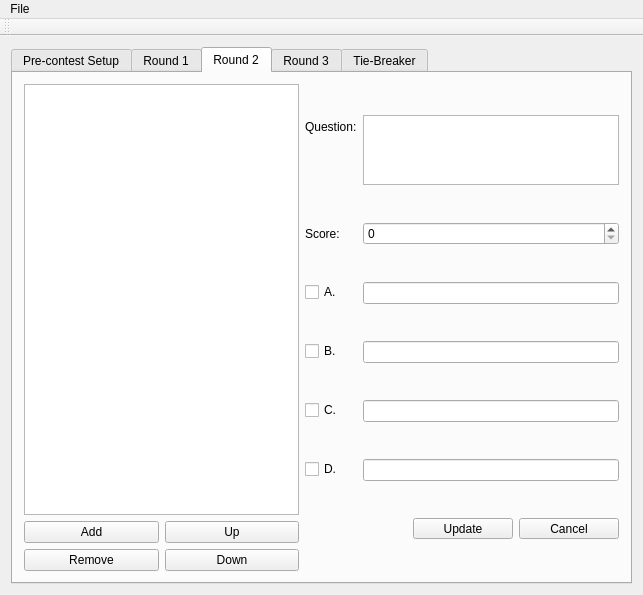
<?xml version="1.0" encoding="UTF-8"?>
<ui version="4.0">
 <class>q_editor</class>
 <widget class="QMainWindow" name="q_editor">
  <property name="geometry">
   <rect>
    <x>0</x>
    <y>0</y>
    <width>643</width>
    <height>595</height>
   </rect>
  </property>
  <property name="windowTitle">
   <string>Question Editor</string>
  </property>
  <widget class="QWidget" name="centralWidget">
   <layout class="QGridLayout" name="gridLayout_3">
    <item row="0" column="0">
     <widget class="QTabWidget" name="tabWidget">
      <property name="currentIndex">
       <number>2</number>
      </property>
      <widget class="QWidget" name="tab">
       <attribute name="title">
        <string>Pre-contest Setup</string>
       </attribute>
       <layout class="QGridLayout" name="gridLayout_10">
        <item row="0" column="0">
         <layout class="QVBoxLayout" name="verticalLayout_5">
          <item>
           <spacer name="verticalSpacer_2">
            <property name="orientation">
             <enum>Qt::Vertical</enum>
            </property>
            <property name="sizeHint" stdset="0">
             <size>
              <width>20</width>
              <height>40</height>
             </size>
            </property>
           </spacer>
          </item>
          <item>
           <widget class="QLabel" name="label_11">
            <property name="text">
             <string>Welcome Message</string>
            </property>
            <property name="alignment">
             <set>Qt::AlignHCenter|Qt::AlignTop</set>
            </property>
           </widget>
          </item>
          <item>
           <widget class="QPlainTextEdit" name="textarea_welcome"/>
          </item>
          <item>
           <layout class="QHBoxLayout" name="horizontalLayout_2">
            <item>
             <widget class="QLabel" name="label_12">
              <property name="text">
               <string>Round 1 Duration:</string>
              </property>
             </widget>
            </item>
            <item>
             <widget class="QSpinBox" name="spinBox_7">
              <property name="maximum">
               <number>3600</number>
              </property>
             </widget>
            </item>
            <item>
             <widget class="QLabel" name="label_14">
              <property name="text">
               <string>Round 3 Duration:</string>
              </property>
             </widget>
            </item>
            <item>
             <widget class="QSpinBox" name="spinBox_9">
              <property name="maximum">
               <number>3600</number>
              </property>
             </widget>
            </item>
           </layout>
          </item>
          <item>
           <layout class="QHBoxLayout" name="horizontalLayout_7">
            <item>
             <widget class="QLabel" name="label_13">
              <property name="text">
               <string>Round 2 Duration:</string>
              </property>
             </widget>
            </item>
            <item>
             <widget class="QSpinBox" name="spinBox_8">
              <property name="maximum">
               <number>3600</number>
              </property>
             </widget>
            </item>
            <item>
             <widget class="QLabel" name="label_15">
              <property name="text">
               <string>Tie-Breaker Duration:</string>
              </property>
             </widget>
            </item>
            <item>
             <widget class="QSpinBox" name="spinBox_10">
              <property name="maximum">
               <number>3600</number>
              </property>
             </widget>
            </item>
           </layout>
          </item>
          <item>
           <layout class="QHBoxLayout" name="horizontalLayout">
            <item>
             <widget class="QToolButton" name="toolButton_9">
              <property name="minimumSize">
               <size>
                <width>100</width>
                <height>0</height>
               </size>
              </property>
              <property name="text">
               <string>Update</string>
              </property>
             </widget>
            </item>
            <item>
             <widget class="QToolButton" name="toolButton_10">
              <property name="minimumSize">
               <size>
                <width>100</width>
                <height>0</height>
               </size>
              </property>
              <property name="text">
               <string>Cancel</string>
              </property>
             </widget>
            </item>
           </layout>
          </item>
         </layout>
        </item>
        <item row="1" column="0">
         <spacer name="verticalSpacer">
          <property name="orientation">
           <enum>Qt::Vertical</enum>
          </property>
          <property name="sizeHint" stdset="0">
           <size>
            <width>20</width>
            <height>40</height>
           </size>
          </property>
         </spacer>
        </item>
       </layout>
      </widget>
      <widget class="QWidget" name="firstRound">
       <attribute name="title">
        <string>Round 1</string>
       </attribute>
       <layout class="QGridLayout" name="gridLayout_2">
        <item row="0" column="0">
         <layout class="QVBoxLayout" name="verticalLayout">
          <item>
           <widget class="QListView" name="list_r1">
            <property name="maximumSize">
             <size>
              <width>300</width>
              <height>16777215</height>
             </size>
            </property>
           </widget>
          </item>
          <item>
           <layout class="QGridLayout" name="gridLayout">
            <item row="0" column="0">
             <widget class="QPushButton" name="button_addq_r1">
              <property name="text">
               <string>Add</string>
              </property>
             </widget>
            </item>
            <item row="0" column="1">
             <widget class="QPushButton" name="pushButton_3">
              <property name="text">
               <string>Up</string>
              </property>
             </widget>
            </item>
            <item row="1" column="0">
             <widget class="QPushButton" name="pushButton_2">
              <property name="text">
               <string>Remove</string>
              </property>
             </widget>
            </item>
            <item row="1" column="1">
             <widget class="QPushButton" name="pushButton_4">
              <property name="text">
               <string>Down</string>
              </property>
             </widget>
            </item>
           </layout>
          </item>
         </layout>
        </item>
        <item row="0" column="1">
         <layout class="QFormLayout" name="formLayout">
          <property name="fieldGrowthPolicy">
           <enum>QFormLayout::ExpandingFieldsGrow</enum>
          </property>
          <item row="0" column="0">
           <widget class="QLabel" name="label">
            <property name="minimumSize">
             <size>
              <width>0</width>
              <height>0</height>
             </size>
            </property>
            <property name="text">
             <string>Question:</string>
            </property>
            <property name="buddy">
             <cstring>question1_text</cstring>
            </property>
           </widget>
          </item>
          <item row="0" column="1">
           <widget class="QPlainTextEdit" name="question1_text">
            <property name="maximumSize">
             <size>
              <width>16777215</width>
              <height>70</height>
             </size>
            </property>
           </widget>
          </item>
          <item row="2" column="0">
           <widget class="QRadioButton" name="radioButton">
            <property name="text">
             <string>A.</string>
            </property>
           </widget>
          </item>
          <item row="2" column="1">
           <widget class="QLineEdit" name="question1_a"/>
          </item>
          <item row="3" column="0">
           <widget class="QRadioButton" name="radioButton_2">
            <property name="text">
             <string>B.</string>
            </property>
           </widget>
          </item>
          <item row="3" column="1">
           <widget class="QLineEdit" name="lineEdit_2">
            <property name="text">
             <string/>
            </property>
           </widget>
          </item>
          <item row="4" column="0">
           <widget class="QRadioButton" name="radioButton_4">
            <property name="text">
             <string>C.</string>
            </property>
           </widget>
          </item>
          <item row="4" column="1">
           <widget class="QLineEdit" name="lineEdit_3"/>
          </item>
          <item row="5" column="0">
           <widget class="QRadioButton" name="radioButton_5">
            <property name="text">
             <string>D.</string>
            </property>
           </widget>
          </item>
          <item row="5" column="1">
           <widget class="QLineEdit" name="lineEdit_4"/>
          </item>
          <item row="6" column="1">
           <layout class="QHBoxLayout" name="horizontalLayout_3">
            <item>
             <spacer name="horizontalSpacer">
              <property name="orientation">
               <enum>Qt::Horizontal</enum>
              </property>
              <property name="sizeHint" stdset="0">
               <size>
                <width>40</width>
                <height>20</height>
               </size>
              </property>
             </spacer>
            </item>
            <item>
             <widget class="QToolButton" name="toolButton">
              <property name="minimumSize">
               <size>
                <width>100</width>
                <height>0</height>
               </size>
              </property>
              <property name="layoutDirection">
               <enum>Qt::RightToLeft</enum>
              </property>
              <property name="text">
               <string>Update</string>
              </property>
             </widget>
            </item>
            <item>
             <widget class="QToolButton" name="toolButton_2">
              <property name="minimumSize">
               <size>
                <width>100</width>
                <height>0</height>
               </size>
              </property>
              <property name="layoutDirection">
               <enum>Qt::RightToLeft</enum>
              </property>
              <property name="text">
               <string>Cancel</string>
              </property>
             </widget>
            </item>
           </layout>
          </item>
          <item row="1" column="1">
           <widget class="QSpinBox" name="question1_score">
            <property name="sizePolicy">
             <sizepolicy hsizetype="Expanding" vsizetype="Fixed">
              <horstretch>0</horstretch>
              <verstretch>0</verstretch>
             </sizepolicy>
            </property>
           </widget>
          </item>
          <item row="1" column="0">
           <widget class="QLabel" name="label_7">
            <property name="text">
             <string>Score:</string>
            </property>
            <property name="buddy">
             <cstring>question1_score</cstring>
            </property>
           </widget>
          </item>
         </layout>
        </item>
       </layout>
      </widget>
      <widget class="QWidget" name="secondRound">
       <attribute name="title">
        <string>Round 2</string>
       </attribute>
       <layout class="QGridLayout" name="gridLayout_5">
        <item row="0" column="0">
         <layout class="QVBoxLayout" name="verticalLayout_2">
          <item>
           <widget class="QListView" name="list_r2">
            <property name="maximumSize">
             <size>
              <width>300</width>
              <height>16777215</height>
             </size>
            </property>
           </widget>
          </item>
          <item>
           <layout class="QGridLayout" name="gridLayout_4">
            <item row="0" column="0">
             <widget class="QPushButton" name="button_addq_r2">
              <property name="text">
               <string>Add</string>
              </property>
             </widget>
            </item>
            <item row="0" column="1">
             <widget class="QPushButton" name="pushButton_6">
              <property name="text">
               <string>Up</string>
              </property>
             </widget>
            </item>
            <item row="1" column="0">
             <widget class="QPushButton" name="pushButton_7">
              <property name="text">
               <string>Remove</string>
              </property>
             </widget>
            </item>
            <item row="1" column="1">
             <widget class="QPushButton" name="pushButton_8">
              <property name="text">
               <string>Down</string>
              </property>
             </widget>
            </item>
           </layout>
          </item>
         </layout>
        </item>
        <item row="0" column="1">
         <layout class="QFormLayout" name="formLayout_2">
          <property name="fieldGrowthPolicy">
           <enum>QFormLayout::ExpandingFieldsGrow</enum>
          </property>
          <item row="0" column="0">
           <widget class="QLabel" name="label_2">
            <property name="text">
             <string>Question:</string>
            </property>
            <property name="buddy">
             <cstring>question_r2_text</cstring>
            </property>
           </widget>
          </item>
          <item row="0" column="1">
           <widget class="QPlainTextEdit" name="question_r2_text">
            <property name="maximumSize">
             <size>
              <width>16777215</width>
              <height>70</height>
             </size>
            </property>
           </widget>
          </item>
          <item row="1" column="0">
           <widget class="QLabel" name="label_10">
            <property name="text">
             <string>Score:</string>
            </property>
            <property name="buddy">
             <cstring>spinBox_4</cstring>
            </property>
           </widget>
          </item>
          <item row="1" column="1">
           <widget class="QSpinBox" name="spinBox_4">
            <property name="sizePolicy">
             <sizepolicy hsizetype="Expanding" vsizetype="Fixed">
              <horstretch>0</horstretch>
              <verstretch>0</verstretch>
             </sizepolicy>
            </property>
            <property name="maximum">
             <number>10</number>
            </property>
           </widget>
          </item>
          <item row="2" column="0">
           <widget class="QCheckBox" name="checkBox">
            <property name="text">
             <string>A.</string>
            </property>
           </widget>
          </item>
          <item row="2" column="1">
           <widget class="QLineEdit" name="question_r2_a"/>
          </item>
          <item row="3" column="0">
           <widget class="QCheckBox" name="checkBox_2">
            <property name="text">
             <string>B.</string>
            </property>
           </widget>
          </item>
          <item row="3" column="1">
           <widget class="QLineEdit" name="question_r2_b"/>
          </item>
          <item row="4" column="0">
           <widget class="QCheckBox" name="checkBox_3">
            <property name="text">
             <string>C.</string>
            </property>
           </widget>
          </item>
          <item row="4" column="1">
           <widget class="QLineEdit" name="lineEdit_7"/>
          </item>
          <item row="5" column="0">
           <widget class="QCheckBox" name="checkBox_4">
            <property name="text">
             <string>D.</string>
            </property>
           </widget>
          </item>
          <item row="5" column="1">
           <widget class="QLineEdit" name="lineEdit_8"/>
          </item>
          <item row="6" column="1">
           <layout class="QHBoxLayout" name="horizontalLayout_4">
            <item>
             <spacer name="horizontalSpacer_2">
              <property name="orientation">
               <enum>Qt::Horizontal</enum>
              </property>
              <property name="sizeHint" stdset="0">
               <size>
                <width>40</width>
                <height>20</height>
               </size>
              </property>
             </spacer>
            </item>
            <item>
             <widget class="QToolButton" name="toolButton_3">
              <property name="minimumSize">
               <size>
                <width>100</width>
                <height>0</height>
               </size>
              </property>
              <property name="layoutDirection">
               <enum>Qt::RightToLeft</enum>
              </property>
              <property name="text">
               <string>Update</string>
              </property>
             </widget>
            </item>
            <item>
             <widget class="QToolButton" name="toolButton_4">
              <property name="minimumSize">
               <size>
                <width>100</width>
                <height>0</height>
               </size>
              </property>
              <property name="layoutDirection">
               <enum>Qt::RightToLeft</enum>
              </property>
              <property name="text">
               <string>Cancel</string>
              </property>
             </widget>
            </item>
           </layout>
          </item>
         </layout>
        </item>
       </layout>
      </widget>
      <widget class="QWidget" name="thirdRound">
       <attribute name="title">
        <string>Round 3</string>
       </attribute>
       <layout class="QGridLayout" name="gridLayout_7">
        <item row="0" column="0">
         <layout class="QVBoxLayout" name="verticalLayout_3">
          <item>
           <widget class="QListView" name="listView_3">
            <property name="maximumSize">
             <size>
              <width>300</width>
              <height>16777215</height>
             </size>
            </property>
           </widget>
          </item>
          <item>
           <layout class="QGridLayout" name="gridLayout_6">
            <item row="0" column="0">
             <widget class="QPushButton" name="pushButton_9">
              <property name="text">
               <string>Add</string>
              </property>
             </widget>
            </item>
            <item row="0" column="1">
             <widget class="QPushButton" name="pushButton_10">
              <property name="text">
               <string>Up</string>
              </property>
             </widget>
            </item>
            <item row="1" column="0">
             <widget class="QPushButton" name="pushButton_11">
              <property name="text">
               <string>Remove</string>
              </property>
             </widget>
            </item>
            <item row="1" column="1">
             <widget class="QPushButton" name="pushButton_12">
              <property name="text">
               <string>Down</string>
              </property>
             </widget>
            </item>
           </layout>
          </item>
         </layout>
        </item>
        <item row="0" column="1">
         <layout class="QFormLayout" name="formLayout_3">
          <property name="fieldGrowthPolicy">
           <enum>QFormLayout::ExpandingFieldsGrow</enum>
          </property>
          <item row="0" column="0">
           <widget class="QLabel" name="label_3">
            <property name="text">
             <string>Question:</string>
            </property>
            <property name="buddy">
             <cstring>plainTextEdit_3</cstring>
            </property>
           </widget>
          </item>
          <item row="0" column="1">
           <widget class="QPlainTextEdit" name="plainTextEdit_3">
            <property name="maximumSize">
             <size>
              <width>16777215</width>
              <height>70</height>
             </size>
            </property>
           </widget>
          </item>
          <item row="1" column="1">
           <widget class="QSpinBox" name="spinBox_5">
            <property name="sizePolicy">
             <sizepolicy hsizetype="Expanding" vsizetype="Fixed">
              <horstretch>0</horstretch>
              <verstretch>0</verstretch>
             </sizepolicy>
            </property>
            <property name="maximum">
             <number>10</number>
            </property>
           </widget>
          </item>
          <item row="2" column="0">
           <widget class="QLabel" name="label_4">
            <property name="text">
             <string>Time Limit:</string>
            </property>
            <property name="buddy">
             <cstring>spinBox</cstring>
            </property>
           </widget>
          </item>
          <item row="2" column="1">
           <widget class="QSpinBox" name="spinBox">
            <property name="sizePolicy">
             <sizepolicy hsizetype="Expanding" vsizetype="Maximum">
              <horstretch>0</horstretch>
              <verstretch>0</verstretch>
             </sizepolicy>
            </property>
            <property name="maximum">
             <number>300</number>
            </property>
           </widget>
          </item>
          <item row="3" column="0">
           <widget class="QCheckBox" name="checkBox_5">
            <property name="text">
             <string>A.</string>
            </property>
           </widget>
          </item>
          <item row="3" column="1">
           <widget class="QLineEdit" name="lineEdit_9"/>
          </item>
          <item row="4" column="0">
           <widget class="QCheckBox" name="checkBox_6">
            <property name="text">
             <string>B.</string>
            </property>
           </widget>
          </item>
          <item row="4" column="1">
           <widget class="QLineEdit" name="lineEdit_10"/>
          </item>
          <item row="5" column="0">
           <widget class="QCheckBox" name="checkBox_7">
            <property name="text">
             <string>C.</string>
            </property>
           </widget>
          </item>
          <item row="5" column="1">
           <widget class="QLineEdit" name="lineEdit_11"/>
          </item>
          <item row="6" column="0">
           <widget class="QCheckBox" name="checkBox_8">
            <property name="text">
             <string>D.</string>
            </property>
           </widget>
          </item>
          <item row="6" column="1">
           <widget class="QLineEdit" name="lineEdit_12"/>
          </item>
          <item row="7" column="0">
           <widget class="QCheckBox" name="checkBox_9">
            <property name="text">
             <string>E.</string>
            </property>
           </widget>
          </item>
          <item row="7" column="1">
           <widget class="QLineEdit" name="lineEdit_13"/>
          </item>
          <item row="8" column="1">
           <layout class="QHBoxLayout" name="horizontalLayout_5">
            <item>
             <spacer name="horizontalSpacer_3">
              <property name="orientation">
               <enum>Qt::Horizontal</enum>
              </property>
              <property name="sizeHint" stdset="0">
               <size>
                <width>40</width>
                <height>20</height>
               </size>
              </property>
             </spacer>
            </item>
            <item>
             <widget class="QToolButton" name="toolButton_5">
              <property name="minimumSize">
               <size>
                <width>100</width>
                <height>0</height>
               </size>
              </property>
              <property name="layoutDirection">
               <enum>Qt::RightToLeft</enum>
              </property>
              <property name="text">
               <string>Update</string>
              </property>
             </widget>
            </item>
            <item>
             <widget class="QToolButton" name="toolButton_6">
              <property name="minimumSize">
               <size>
                <width>100</width>
                <height>0</height>
               </size>
              </property>
              <property name="layoutDirection">
               <enum>Qt::RightToLeft</enum>
              </property>
              <property name="text">
               <string>Cancel</string>
              </property>
             </widget>
            </item>
           </layout>
          </item>
          <item row="1" column="0">
           <widget class="QLabel" name="label_9">
            <property name="text">
             <string>Score:</string>
            </property>
            <property name="buddy">
             <cstring>spinBox_5</cstring>
            </property>
           </widget>
          </item>
         </layout>
        </item>
       </layout>
      </widget>
      <widget class="QWidget" name="tieBreaker">
       <attribute name="title">
        <string>Tie-Breaker</string>
       </attribute>
       <layout class="QGridLayout" name="gridLayout_9">
        <item row="0" column="0">
         <layout class="QVBoxLayout" name="verticalLayout_4">
          <item>
           <widget class="QListView" name="listView_4">
            <property name="maximumSize">
             <size>
              <width>300</width>
              <height>16777215</height>
             </size>
            </property>
           </widget>
          </item>
          <item>
           <layout class="QGridLayout" name="gridLayout_8">
            <item row="0" column="0">
             <widget class="QPushButton" name="pushButton_13">
              <property name="text">
               <string>Add</string>
              </property>
             </widget>
            </item>
            <item row="0" column="1">
             <widget class="QPushButton" name="pushButton_14">
              <property name="text">
               <string>Up</string>
              </property>
             </widget>
            </item>
            <item row="1" column="0">
             <widget class="QPushButton" name="pushButton_15">
              <property name="text">
               <string>Remove</string>
              </property>
             </widget>
            </item>
            <item row="1" column="1">
             <widget class="QPushButton" name="pushButton_16">
              <property name="text">
               <string>Down</string>
              </property>
             </widget>
            </item>
           </layout>
          </item>
         </layout>
        </item>
        <item row="0" column="1">
         <layout class="QFormLayout" name="formLayout_4">
          <property name="fieldGrowthPolicy">
           <enum>QFormLayout::ExpandingFieldsGrow</enum>
          </property>
          <item row="0" column="1">
           <widget class="QPlainTextEdit" name="plainTextEdit_4">
            <property name="maximumSize">
             <size>
              <width>16777215</width>
              <height>70</height>
             </size>
            </property>
           </widget>
          </item>
          <item row="2" column="0">
           <widget class="QLabel" name="label_6">
            <property name="text">
             <string>Time Limit:</string>
            </property>
            <property name="buddy">
             <cstring>spinBox_2</cstring>
            </property>
           </widget>
          </item>
          <item row="2" column="1">
           <widget class="QSpinBox" name="spinBox_2">
            <property name="sizePolicy">
             <sizepolicy hsizetype="Expanding" vsizetype="Maximum">
              <horstretch>0</horstretch>
              <verstretch>0</verstretch>
             </sizepolicy>
            </property>
            <property name="maximum">
             <number>300</number>
            </property>
           </widget>
          </item>
          <item row="3" column="0">
           <widget class="QCheckBox" name="checkBox_10">
            <property name="text">
             <string>A.</string>
            </property>
           </widget>
          </item>
          <item row="3" column="1">
           <widget class="QLineEdit" name="lineEdit_14"/>
          </item>
          <item row="4" column="0">
           <widget class="QCheckBox" name="checkBox_11">
            <property name="text">
             <string>B.</string>
            </property>
           </widget>
          </item>
          <item row="4" column="1">
           <widget class="QLineEdit" name="lineEdit_15"/>
          </item>
          <item row="5" column="0">
           <widget class="QCheckBox" name="checkBox_12">
            <property name="text">
             <string>C.</string>
            </property>
           </widget>
          </item>
          <item row="5" column="1">
           <widget class="QLineEdit" name="lineEdit_16"/>
          </item>
          <item row="6" column="0">
           <widget class="QCheckBox" name="checkBox_13">
            <property name="text">
             <string>D.</string>
            </property>
           </widget>
          </item>
          <item row="6" column="1">
           <widget class="QLineEdit" name="lineEdit_17"/>
          </item>
          <item row="7" column="0">
           <widget class="QCheckBox" name="checkBox_14">
            <property name="text">
             <string>E.</string>
            </property>
           </widget>
          </item>
          <item row="7" column="1">
           <widget class="QLineEdit" name="lineEdit_18"/>
          </item>
          <item row="8" column="1">
           <layout class="QHBoxLayout" name="horizontalLayout_6">
            <item>
             <spacer name="horizontalSpacer_4">
              <property name="orientation">
               <enum>Qt::Horizontal</enum>
              </property>
              <property name="sizeHint" stdset="0">
               <size>
                <width>40</width>
                <height>20</height>
               </size>
              </property>
             </spacer>
            </item>
            <item>
             <widget class="QToolButton" name="toolButton_7">
              <property name="minimumSize">
               <size>
                <width>100</width>
                <height>0</height>
               </size>
              </property>
              <property name="layoutDirection">
               <enum>Qt::RightToLeft</enum>
              </property>
              <property name="text">
               <string>Update</string>
              </property>
             </widget>
            </item>
            <item>
             <widget class="QToolButton" name="toolButton_8">
              <property name="minimumSize">
               <size>
                <width>100</width>
                <height>0</height>
               </size>
              </property>
              <property name="layoutDirection">
               <enum>Qt::RightToLeft</enum>
              </property>
              <property name="text">
               <string>Cancel</string>
              </property>
             </widget>
            </item>
           </layout>
          </item>
          <item row="0" column="0">
           <widget class="QLabel" name="label_5">
            <property name="text">
             <string>Question:</string>
            </property>
            <property name="buddy">
             <cstring>plainTextEdit_4</cstring>
            </property>
           </widget>
          </item>
          <item row="1" column="1">
           <widget class="QSpinBox" name="spinBox_6">
            <property name="sizePolicy">
             <sizepolicy hsizetype="Expanding" vsizetype="Fixed">
              <horstretch>0</horstretch>
              <verstretch>0</verstretch>
             </sizepolicy>
            </property>
            <property name="maximum">
             <number>10</number>
            </property>
           </widget>
          </item>
          <item row="1" column="0">
           <widget class="QLabel" name="label_8">
            <property name="text">
             <string>Score:</string>
            </property>
            <property name="buddy">
             <cstring>spinBox_6</cstring>
            </property>
           </widget>
          </item>
         </layout>
        </item>
       </layout>
      </widget>
     </widget>
    </item>
   </layout>
  </widget>
  <widget class="QMenuBar" name="menuBar">
   <property name="geometry">
    <rect>
     <x>0</x>
     <y>0</y>
     <width>643</width>
     <height>24</height>
    </rect>
   </property>
   <widget class="QMenu" name="menuFile">
    <property name="title">
     <string>File</string>
    </property>
    <addaction name="actionImport_Xml"/>
    <addaction name="actionExport_Xml"/>
   </widget>
   <addaction name="menuFile"/>
  </widget>
  <widget class="QToolBar" name="mainToolBar">
   <attribute name="toolBarArea">
    <enum>TopToolBarArea</enum>
   </attribute>
   <attribute name="toolBarBreak">
    <bool>false</bool>
   </attribute>
  </widget>
  <action name="actionImport_Xml">
   <property name="text">
    <string>Import xml</string>
   </property>
  </action>
  <action name="actionExport_Xml">
   <property name="text">
    <string>Export Xml</string>
   </property>
  </action>
 </widget>
 <layoutdefault spacing="6" margin="11"/>
 <resources/>
 <connections/>
</ui>
